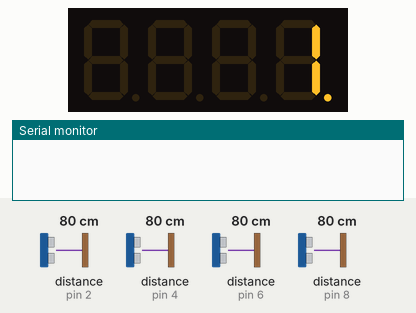
Bench run of a sketch on a simulated Arduino Mega 2560, built with avr-gcc and run on an emulated ATmega2560. On the bench: 4-digit seven-segment display, the last lines printed to the serial monitor. Wiring (inferred from the names in the program): 4 × ultrasonic range finder: trigger pin 3, echo pin 2 / trigger pin 5, echo pin 4 / trigger pin 7, echo pin 6 / trigger pin 9, echo pin 8. The inputs (shaded band) are chosen by the test bench; at power-on: distance to the obstacle (sensors on pin 2, pin 4, pin 6, pin 8) 80 cm. The echo pulse lasts 58.3 µs per cm.

Above: at 1.2 s.
1.3 s: distance to the obstacle (sensor on pin 2) set to 2 cm
At 1.57 s:
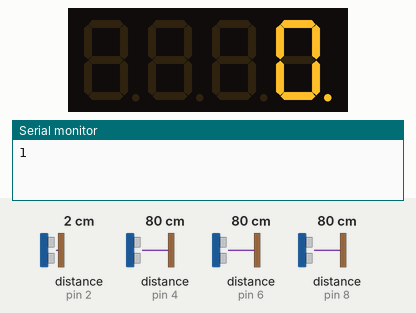
At 3.6 s:
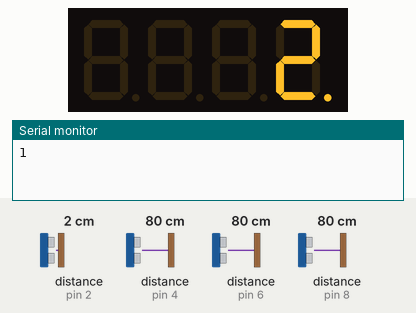
Timing chart, 0 to 5.1 s (numbered marks = the images above; inputs shaded):
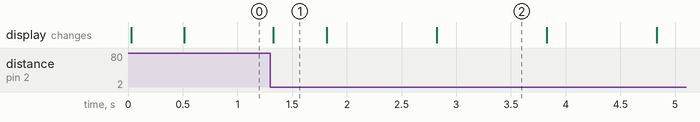

Measured:
- what the display in image 1 shows lasts 0.5 s, from 1.3 s to 1.8 s
- what the display in image 2 shows lasts 1.0 s, from 2.8 s to 3.8 s

The sketch:

sectorSensor.ino
```cpp
#include "SevSeg.h"
SevSeg sevseg;

#define echo_PIN1    2 // Ultrasonic Echo pin
#define trig_PIN1    3  // Ultrasonic Trig pin
#define echo_PIN2    4
#define trig_PIN2    5
#define echo_PIN3    6
#define trig_PIN3    7
#define echo_PIN4    8
#define trig_PIN4    9

long duration;
int distance;
int minDistance = 15;
int prevSensor = 0;
int sectorLocation = 1;
boolean raceStarted = false;
double lapStart = 0;
double lapEnd;
double lapTime;
double sectorStart;
double sectorEnd;
double sectorTime;

void setup() {
  //initialize 7-segement display
  byte numDigits = 4;
  byte digitPins[] = {A8, A9, A10, A11};
  byte segmentPins[] = {A0, A1, A2, A3, A4, A5, A6, A7};
  bool resistorsOnSegments = false; // 'false' means resistors are on digit pins
  byte hardwareConfig = COMMON_CATHODE; // See README.md for options
  bool updateWithDelays = true; // Default 'false' is Recommended
  bool leadingZeros = false; // Use 'true' if you'd like to keep the leading zeros
  bool disableDecPoint = false; // Use 'true' if your decimal point doesn't exist or isn't connected. Then, you only need to specify 7 segmentPins[]
  sevseg.begin(hardwareConfig, numDigits, digitPins, segmentPins, resistorsOnSegments,
  updateWithDelays, leadingZeros, disableDecPoint);

  // initialize ultrasonic sensor pins
  pinMode(trig_PIN1, OUTPUT);
  pinMode(echo_PIN1,INPUT);
  pinMode(trig_PIN2, OUTPUT);
  pinMode(echo_PIN2,INPUT);
  pinMode(trig_PIN3, OUTPUT);
  pinMode(echo_PIN3,INPUT);
  pinMode(trig_PIN4, OUTPUT);
  pinMode(echo_PIN4,INPUT);
  Serial.begin(115200);
}

/*detection of ultrasonic distance*/
int scan(int trig_PIN, int echo_PIN){
  long duration; //microseconds
  int distance;
  digitalWrite(trig_PIN,LOW);
  //delayMicroseconds(2);
  digitalWrite(trig_PIN,HIGH);
  //delayMicroseconds(10);
  digitalWrite(trig_PIN,LOW);
  duration = pulseIn(echo_PIN,HIGH);
  distance = duration * 0.017; //how far away the object is in cm
  return round(distance);
}

void scanSensor1() {
  int dist = scan(trig_PIN1, echo_PIN1);
  if (dist < 40) {
    if (prevSensor == 0) {
      // start of the race
      lapStart = millis();
      sectorStart = lapStart;
      prevSensor = 1;
      //Serial.print("Lap Start: ");
      //Serial.println(lapStart);
      sectorLocation = 1;
      Serial.println(sectorLocation);
      raceStarted = true;
    } else if (prevSensor == 4) {
      // next lap
      lapEnd = millis();
      sectorEnd = lapEnd;
      lapTime = lapEnd - lapStart;
      sectorTime = sectorEnd - sectorStart;
      sectorStart = sectorEnd;
      lapStart = lapEnd;
      prevSensor = 1;
      //Serial.print("Sector 4: ");
      //Serial.println(sectorTime);
      //Serial.print("Lap End: ");
      //Serial.println(lapEnd);
      //Serial.print("Lap Time: ");
      //Serial.println(lapTime);
      //Serial.println();
      //Serial.print("Lap Start: ");
      //Serial.println(lapStart);
      sectorLocation = 1;
      Serial.println(sectorLocation);
    }

  }
}

void scanSensor2() {
  int dist = scan(trig_PIN2, echo_PIN2);
  if (dist < 40 && prevSensor == 1) {
    sectorEnd = millis();
    sectorTime = sectorEnd - sectorStart;
    sectorStart = sectorEnd;
    prevSensor = 2;
    //Serial.print("Sector 1: ");
    //Serial.println(sectorTime);
    sectorLocation = 2;
    Serial.println(sectorLocation);
  }
}

void scanSensor3() {
  int dist = scan(trig_PIN3, echo_PIN3);
  if (dist < 40 && prevSensor == 2) {
    sectorEnd = millis();
    sectorTime = sectorEnd - sectorStart;
    sectorStart = sectorEnd;
    prevSensor = 3;
    //Serial.print("Sector 2: ");
    //Serial.println(sectorTime);
    sectorLocation = 3;
    Serial.println(sectorLocation);
  }
}

void scanSensor4() {
  int dist = scan(trig_PIN4, echo_PIN4);
  if (dist < 40 && prevSensor == 3) {
    sectorEnd = millis();
    sectorTime = sectorEnd - sectorStart;
    sectorStart = sectorEnd;
    prevSensor = 4;
    //Serial.print("Sector 3: ");
    //Serial.println(sectorTime);
    sectorLocation = 4;
    Serial.println(sectorLocation);
  }
}

void loop() {
  //Serial.println(scan(trig_PIN3, echo_PIN3));
  //Serial.println(scan(trig_PIN2, echo_PIN2));
  //delay(500);

  scanSensor1();
  scanSensor2();
  scanSensor3();
  scanSensor4();
  sevseg.setNumber((millis() - lapStart)/1000,0);
  sevseg.refreshDisplay();

}
```
